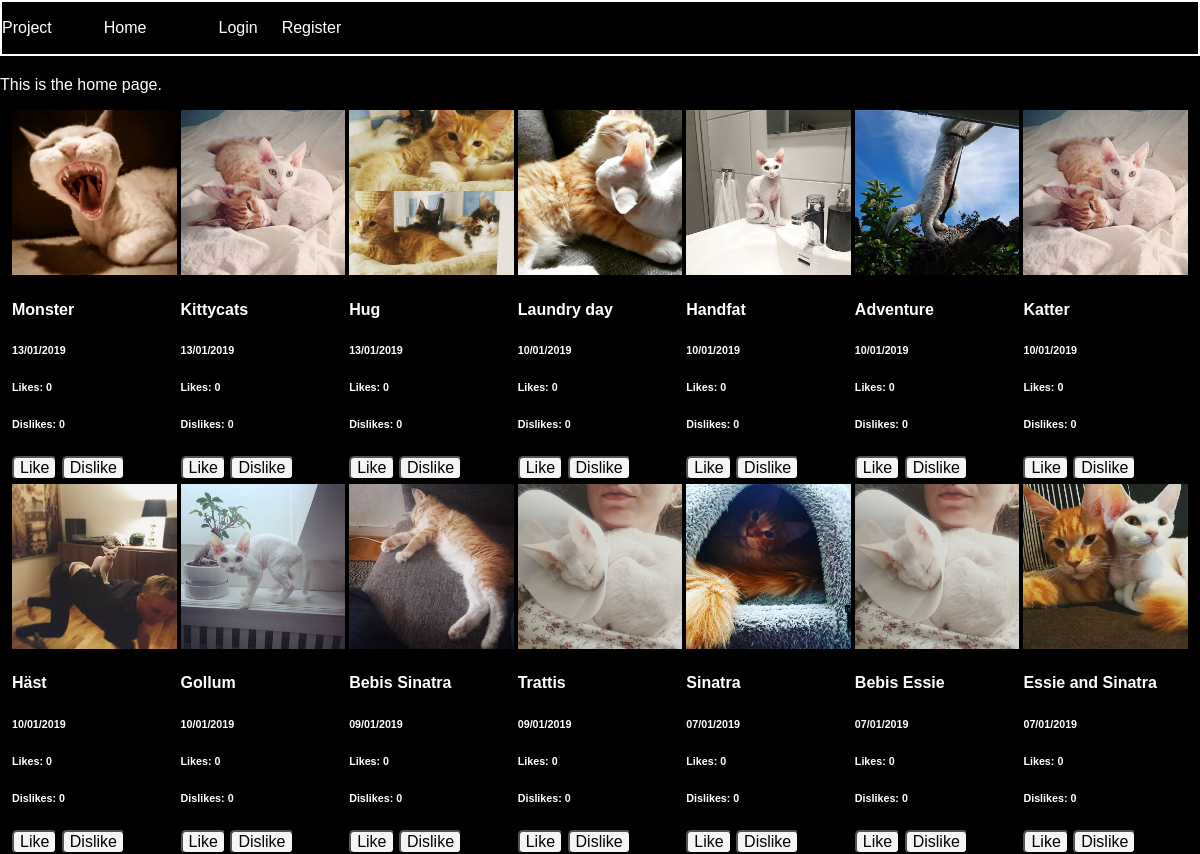
Before: / with the older database file.
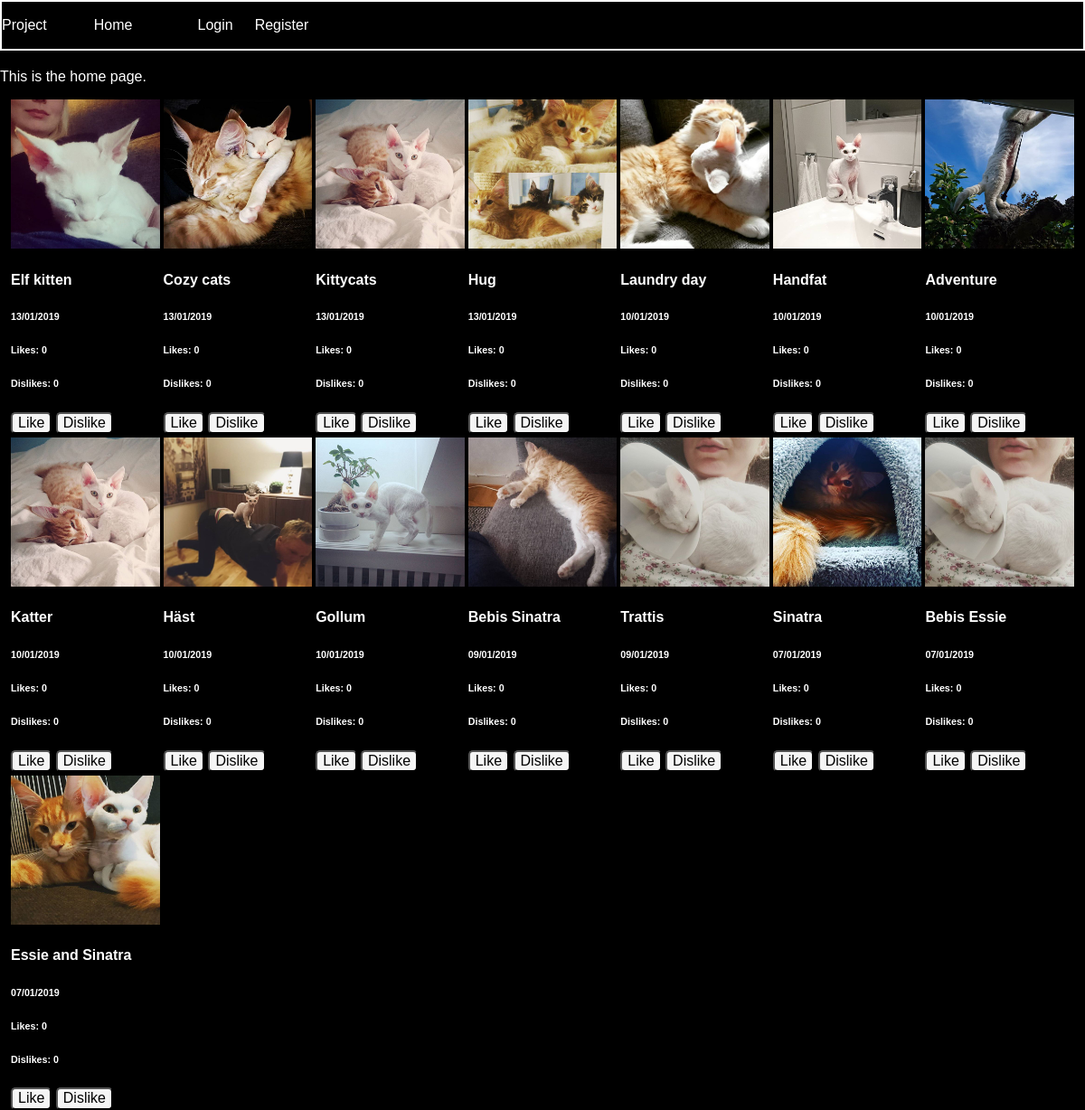
After: the same page with the newer database file.
### tables this page shows
CREATE TABLE "posts" (
	`post_id`	INTEGER PRIMARY KEY AUTOINCREMENT,
	`description`	TEXT,
	`image_url`	TEXT,
	`user_id`	INTEGER,
	`date`	INTEGER
);

### app/database/database-functions.php (called while the page is built, shortened)
<?php
function connectToDB(){
    $config = require dirname(__DIR__).'/config.php';
    $pdo = new PDO($config['database_path']);
    return $pdo;
}
function getAllPosts(){
    $pdo = connectToDB();
   $allPostsStatement = $pdo->prepare('SELECT * FROM posts ORDER BY date DESC');
   $allPostsStatement->execute();
   $allPosts = $allPostsStatement->fetchAll(PDO::FETCH_ASSOC);
   return $allPosts;
}

### feed.php (the view)
<?php
$posts = getAllPosts();
?>
<?php
    foreach ($posts as $post) :
    ?>
<div class="post">
    <img class="post-image" src="<?= $post['image_url']?>" alt="image">
    <h4>
        <?= $post['description']?>
    </h4>
    <h6>
        <?= date('d/m/Y', $post['date']);?>
    </h6>
    <h6 class="likes">Likes: 0</h6>
    <h6 class="dislikes">Dislikes: 0</h6>
    <div>
        <button class="like-button">Like</button>
        <button class="dislike-button">Dislike</button>
    </div>
</div>
<?php endforeach ?>

Changed rows visible on the page:
added posts: image_url (picture), description "Elf kitten", date "13/01/2019"
changed posts: image_url: a different picture; description "Monster" → "Cozy cats"
